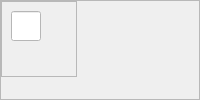
                      <widget class="QFrame" name="frame_32">
                       <property name="sizePolicy">
                        <sizepolicy hsizetype="Expanding" vsizetype="Expanding">
                         <horstretch>0</horstretch>
                         <verstretch>0</verstretch>
                        </sizepolicy>
                       </property>
                       <property name="frameShape">
                        <enum>QFrame::StyledPanel</enum>
                       </property>
                       <property name="frameShadow">
                        <enum>QFrame::Raised</enum>
                       </property>
                       <layout class="QHBoxLayout" name="horizontalLayout_14">
                        <property name="spacing">
                         <number>0</number>
                        </property>
                        <property name="leftMargin">
                         <number>0</number>
                        </property>
                        <property name="topMargin">
                         <number>0</number>
                        </property>
                        <property name="rightMargin">
                         <number>0</number>
                        </property>
                        <property name="bottomMargin">
                         <number>0</number>
                        </property>
                        <item alignment="Qt::AlignLeft|Qt::AlignTop">
                         <widget class="QFrame" name="frame_27">
                          <property name="frameShape">
                           <enum>QFrame::StyledPanel</enum>
                          </property>
                          <property name="frameShadow">
                           <enum>QFrame::Raised</enum>
                          </property>
                          <layout class="QGridLayout" name="gridLayout_8">
                           <item row="0" column="0">
                            <widget class="QLineEdit" name="lineEdit_12">
                             <property name="sizePolicy">
                              <sizepolicy hsizetype="Fixed" vsizetype="Fixed">
                               <horstretch>0</horstretch>
                               <verstretch>0</verstretch>
                              </sizepolicy>
                             </property>
                             <property name="minimumSize">
                              <size>
                               <width>30</width>
                               <height>30</height>
                              </size>
                             </property>
                             <property name="maximumSize">
                              <size>
                               <width>30</width>
                               <height>30</height>
                              </size>
                             </property>
                             <property name="font">
                              <font>
                               <family>Segoe UI</family>
                               <pointsize>10</pointsize>
                               <italic>false</italic>
                               <bold>false</bold>
                              </font>
                             </property>
                             <property name="styleSheet">
                              <string notr="true">background-color: rgb(255, 255, 255);
color: black;
font: 10pt;
text-align: center;</string>
                             </property>
                             <property name="alignment">
                              <set>Qt::AlignCenter</set>
                             </property>
                            </widget>
                           </item>
                           <item row="0" column="1">
                            <widget class="QPushButton" name="plus_right_4">
                             <property name="sizePolicy">
                              <sizepolicy hsizetype="Fixed" vsizetype="Fixed">
                               <horstretch>0</horstretch>
                               <verstretch>0</verstretch>
                              </sizepolicy>
                             </property>
                             <property name="minimumSize">
                              <size>
                               <width>20</width>
                               <height>20</height>
                              </size>
                             </property>
                             <property name="maximumSize">
                              <size>
                               <width>20</width>
                               <height>20</height>
                              </size>
                             </property>
                             <property name="styleSheet">
                              <string notr="true">border: none;</string>
                             </property>
                             <property name="text">
                              <string/>
                             </property>
                             <property name="icon">
                              <iconset resource="res_rc.qrc">
                               <normaloff>:/icons/icons/iconPlus.svg</normaloff>:/icons/icons/iconPlus.svg</iconset>
                             </property>
                             <property name="iconSize">
                              <size>
                               <width>14</width>
                               <height>14</height>
                              </size>
                             </property>
                            </widget>
                           </item>
                           <item row="1" column="0" alignment="Qt::AlignHCenter">
                            <widget class="QPushButton" name="plus_down_4">
                             <property name="sizePolicy">
                              <sizepolicy hsizetype="Fixed" vsizetype="Fixed">
                               <horstretch>0</horstretch>
                               <verstretch>0</verstretch>
                              </sizepolicy>
                             </property>
                             <property name="minimumSize">
                              <size>
                               <width>20</width>
                               <height>20</height>
                              </size>
                             </property>
                             <property name="maximumSize">
                              <size>
                               <width>20</width>
                               <height>20</height>
                              </size>
                             </property>
                             <property name="styleSheet">
                              <string notr="true">border: none;</string>
                             </property>
                             <property name="text">
                              <string/>
                             </property>
                             <property name="icon">
                              <iconset resource="res_rc.qrc">
                               <normaloff>:/icons/icons/iconPlus.svg</normaloff>:/icons/icons/iconPlus.svg</iconset>
                             </property>
                             <property name="iconSize">
                              <size>
                               <width>14</width>
                               <height>14</height>
                              </size>
                             </property>
                            </widget>
                           </item>
                          </layout>
                         </widget>
                        </item>
                        <item>
                         <spacer name="horizontalSpacer_5">
                          <property name="orientation">
                           <enum>Qt::Horizontal</enum>
                          </property>
                          <property name="sizeHint" stdset="0">
                           <size>
                            <width>40</width>
                            <height>20</height>
                           </size>
                          </property>
                         </spacer>
                        </item>
                       </layout>
                      </widget>
